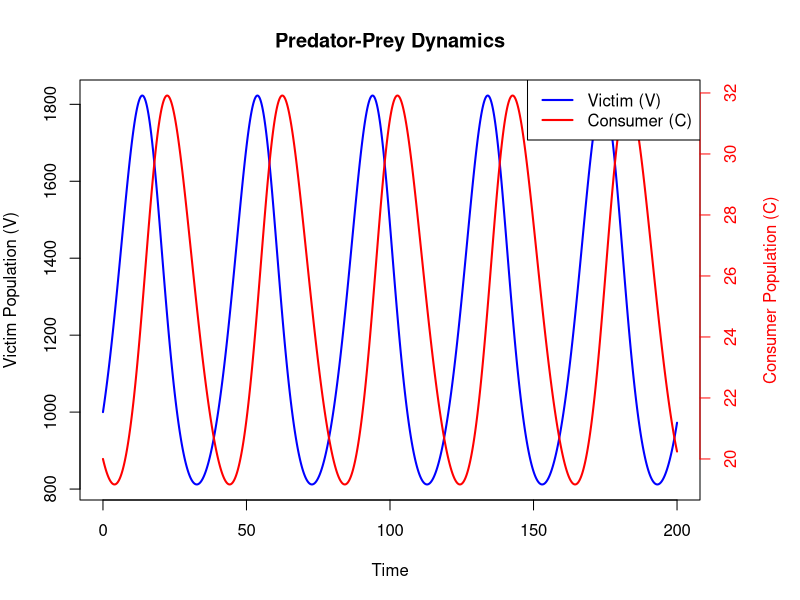
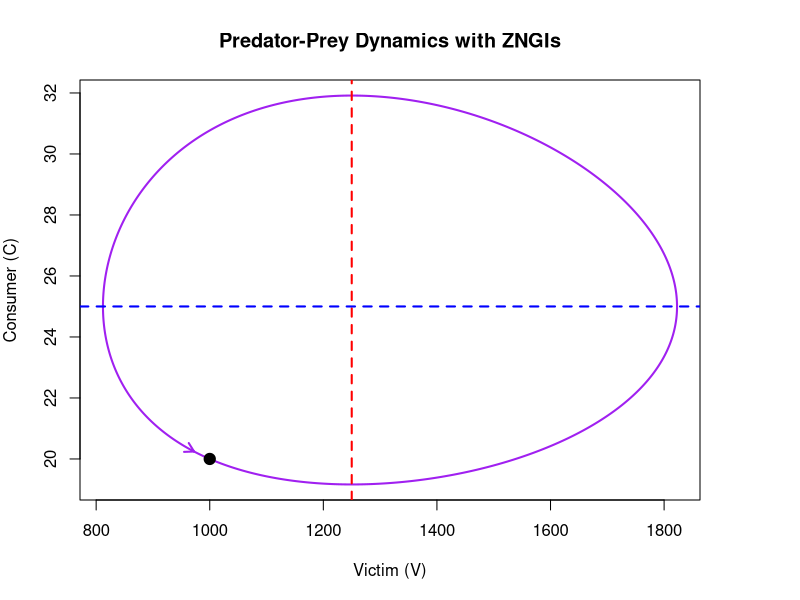

Recreate these plots in R, in order.
## ---- chunk 1
library(deSolve)
## ---- chunk 2
predator_prey_model <- function(t, state, parameters) {
  with(as.list(c(state, parameters)), {
    dV <- R * V - a * V * C  # Victim (prey) growth equation
    dC <- a * f * V * C - q * C  # Consumer (predator) growth equation
    
    list(c(dV, dC))
  })
}
## ---- chunk 3
parameters <- c(R = 0.25, # Victim (prey) growth rate
                a = 0.01, # Attack rate
                f = 0.008, # Conversion efficiency
                q = 0.1)  # Predator death rate

initial_state <- c(V = 1000,  # Initial victim population
                   C = 20)   # Initial consumer population
## ---- chunk 4
time <- seq(0, 200, by = 0.1)  # Time sequence
output <- ode(y = initial_state, times = time, func = predator_prey_model, parms = parameters)
output_df <- as.data.frame(output)
## ---- chunk 5
# Make room in the right-hand margin for the second axis label
par(mar = c(5, 4, 4, 5))

# Plot victim population on the primary y-axis
plot(output_df$time, output_df$V, type = "l", col = "blue", lwd = 2, 
     ylab = "Victim Population (V)", xlab = "Time", main = "Predator-Prey Dynamics")

# Add consumer population on a secondary y-axis
par(new = TRUE)
plot(output_df$time, output_df$C, type = "l", col = "red", lwd = 2, 
     axes = FALSE, xlab = "", ylab = "")
axis(side = 4, col = "red", col.axis = "red")
mtext("Consumer Population (C)", side = 4, line = 3, col = "red")

# Add legend
legend("topright", legend = c("Victim (V)", "Consumer (C)"), 
       col = c("blue", "red"), lwd = 2)
## ---- chunk 6
plot(output_df$V, output_df$C, type = "l", col = "purple", lwd = 2, 
     xlab = "Victim (V)", ylab = "Consumer (C)", 
     main = "Predator-Prey Dynamics with ZNGIs")

# Consumer ZNGI: dC/dt = 0 when V = q / (a * f) (a vertical line)
abline(v = parameters["q"] / (parameters["a"] * parameters["f"]), col = "red",
       lwd = 2, lty = 2)
# Victim ZNGI: dV/dt = 0 when C = R / a (a horizontal line)
abline(h = parameters["R"] / parameters["a"], col = "blue", lwd = 2, lty = 2)

# Add point for initial population sizes
points(output_df$V[1], output_df$C[1], pch = 19, col = "black", cex = 1.5)

# Add an arrow to the end of the line
arrows(x0 = output_df$V[nrow(output_df) - 1], 
       y0 = output_df$C[nrow(output_df) - 1], 
       x1 = output_df$V[nrow(output_df)], 
       y1 = output_df$C[nrow(output_df)], 
       col = "purple", length = 0.1, lwd = 2)
